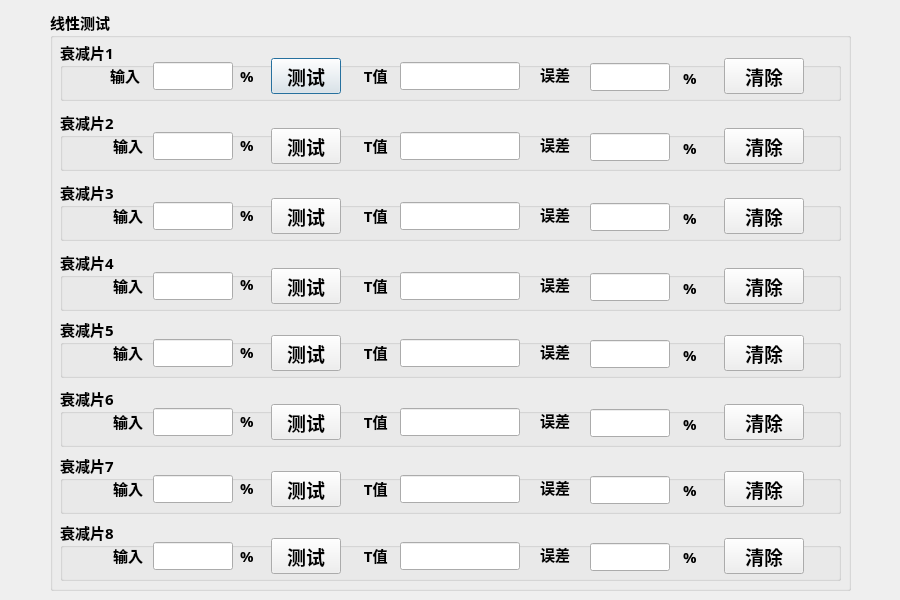
<?xml version="1.0" encoding="UTF-8"?>
<ui version="4.0">
 <class>RVR_LinearTest</class>
 <widget class="QDialog" name="RVR_LinearTest">
  <property name="geometry">
   <rect>
    <x>0</x>
    <y>0</y>
    <width>900</width>
    <height>600</height>
   </rect>
  </property>
  <property name="windowTitle">
   <string>Dialog</string>
  </property>
  <widget class="QGroupBox" name="groupBox">
   <property name="geometry">
    <rect>
     <x>50</x>
     <y>10</y>
     <width>801</width>
     <height>581</height>
    </rect>
   </property>
   <property name="font">
    <font>
     <family>微软雅黑 Light</family>
     <pointsize>11</pointsize>
     <weight>75</weight>
     <bold>true</bold>
    </font>
   </property>
   <property name="title">
    <string>线性测试</string>
   </property>
   <widget class="QGroupBox" name="groupBox_2">
    <property name="geometry">
     <rect>
      <x>10</x>
      <y>30</y>
      <width>781</width>
      <height>61</height>
     </rect>
    </property>
    <property name="title">
     <string>衰减片1</string>
    </property>
    <widget class="QLineEdit" name="lineEdit_input_1">
     <property name="geometry">
      <rect>
       <x>93</x>
       <y>22</y>
       <width>80</width>
       <height>28</height>
      </rect>
     </property>
     <property name="font">
      <font>
       <pointsize>14</pointsize>
       <weight>75</weight>
       <bold>true</bold>
      </font>
     </property>
    </widget>
    <widget class="QLineEdit" name="lineEdit_morValue_1">
     <property name="geometry">
      <rect>
       <x>340</x>
       <y>22</y>
       <width>120</width>
       <height>28</height>
      </rect>
     </property>
     <property name="font">
      <font>
       <pointsize>14</pointsize>
       <weight>75</weight>
       <bold>true</bold>
      </font>
     </property>
    </widget>
    <widget class="QLineEdit" name="lineEdit_morOffset_1">
     <property name="geometry">
      <rect>
       <x>530</x>
       <y>23</y>
       <width>80</width>
       <height>28</height>
      </rect>
     </property>
     <property name="font">
      <font>
       <pointsize>14</pointsize>
       <weight>75</weight>
       <bold>true</bold>
      </font>
     </property>
    </widget>
    <widget class="QLabel" name="label">
     <property name="geometry">
      <rect>
       <x>300</x>
       <y>25</y>
       <width>30</width>
       <height>20</height>
      </rect>
     </property>
     <property name="text">
      <string> T值</string>
     </property>
    </widget>
    <widget class="QLabel" name="label_2">
     <property name="geometry">
      <rect>
       <x>900</x>
       <y>9</y>
       <width>85</width>
       <height>20</height>
      </rect>
     </property>
     <property name="text">
      <string>MOR误差：</string>
     </property>
    </widget>
    <widget class="QLabel" name="label_3">
     <property name="geometry">
      <rect>
       <x>50</x>
       <y>25</y>
       <width>48</width>
       <height>20</height>
      </rect>
     </property>
     <property name="text">
      <string>输入</string>
     </property>
    </widget>
    <widget class="QPushButton" name="pushButton_test_one">
     <property name="geometry">
      <rect>
       <x>211</x>
       <y>18</y>
       <width>70</width>
       <height>36</height>
      </rect>
     </property>
     <property name="font">
      <font>
       <pointsize>14</pointsize>
      </font>
     </property>
     <property name="text">
      <string>测试</string>
     </property>
    </widget>
    <widget class="QLabel" name="label_25">
     <property name="geometry">
      <rect>
       <x>180</x>
       <y>26</y>
       <width>14</width>
       <height>20</height>
      </rect>
     </property>
     <property name="text">
      <string>%</string>
     </property>
    </widget>
    <widget class="QPushButton" name="pushButton_clear_one">
     <property name="geometry">
      <rect>
       <x>664</x>
       <y>18</y>
       <width>80</width>
       <height>36</height>
      </rect>
     </property>
     <property name="font">
      <font>
       <pointsize>14</pointsize>
      </font>
     </property>
     <property name="text">
      <string>清除</string>
     </property>
    </widget>
    <widget class="QLabel" name="label_33">
     <property name="geometry">
      <rect>
       <x>480</x>
       <y>24</y>
       <width>32</width>
       <height>20</height>
      </rect>
     </property>
     <property name="text">
      <string>误差</string>
     </property>
    </widget>
    <widget class="QLabel" name="label_48">
     <property name="geometry">
      <rect>
       <x>623</x>
       <y>27</y>
       <width>16</width>
       <height>21</height>
      </rect>
     </property>
     <property name="text">
      <string>%</string>
     </property>
    </widget>
   </widget>
   <widget class="QGroupBox" name="groupBox_3">
    <property name="geometry">
     <rect>
      <x>10</x>
      <y>100</y>
      <width>781</width>
      <height>61</height>
     </rect>
    </property>
    <property name="title">
     <string>衰减片2</string>
    </property>
    <widget class="QLineEdit" name="lineEdit_morOffset_2">
     <property name="geometry">
      <rect>
       <x>530</x>
       <y>23</y>
       <width>80</width>
       <height>28</height>
      </rect>
     </property>
     <property name="font">
      <font>
       <pointsize>14</pointsize>
       <weight>75</weight>
       <bold>true</bold>
      </font>
     </property>
    </widget>
    <widget class="QPushButton" name="pushButton_test_two">
     <property name="geometry">
      <rect>
       <x>211</x>
       <y>18</y>
       <width>70</width>
       <height>36</height>
      </rect>
     </property>
     <property name="font">
      <font>
       <pointsize>14</pointsize>
      </font>
     </property>
     <property name="text">
      <string>测试</string>
     </property>
    </widget>
    <widget class="QLabel" name="label_4">
     <property name="geometry">
      <rect>
       <x>300</x>
       <y>25</y>
       <width>30</width>
       <height>20</height>
      </rect>
     </property>
     <property name="text">
      <string> T值</string>
     </property>
    </widget>
    <widget class="QLabel" name="label_5">
     <property name="geometry">
      <rect>
       <x>53</x>
       <y>25</y>
       <width>48</width>
       <height>20</height>
      </rect>
     </property>
     <property name="text">
      <string>输入</string>
     </property>
    </widget>
    <widget class="QLineEdit" name="lineEdit_morValue_2">
     <property name="geometry">
      <rect>
       <x>340</x>
       <y>22</y>
       <width>120</width>
       <height>28</height>
      </rect>
     </property>
     <property name="font">
      <font>
       <pointsize>14</pointsize>
       <weight>75</weight>
       <bold>true</bold>
      </font>
     </property>
    </widget>
    <widget class="QLabel" name="label_6">
     <property name="geometry">
      <rect>
       <x>900</x>
       <y>9</y>
       <width>85</width>
       <height>20</height>
      </rect>
     </property>
     <property name="text">
      <string>MOR误差：</string>
     </property>
    </widget>
    <widget class="QLineEdit" name="lineEdit_input_2">
     <property name="geometry">
      <rect>
       <x>93</x>
       <y>22</y>
       <width>80</width>
       <height>28</height>
      </rect>
     </property>
     <property name="font">
      <font>
       <pointsize>14</pointsize>
       <weight>75</weight>
       <bold>true</bold>
      </font>
     </property>
    </widget>
    <widget class="QLabel" name="label_26">
     <property name="geometry">
      <rect>
       <x>180</x>
       <y>25</y>
       <width>14</width>
       <height>20</height>
      </rect>
     </property>
     <property name="text">
      <string>%</string>
     </property>
    </widget>
    <widget class="QPushButton" name="pushButton_clear_two">
     <property name="geometry">
      <rect>
       <x>664</x>
       <y>18</y>
       <width>80</width>
       <height>36</height>
      </rect>
     </property>
     <property name="font">
      <font>
       <pointsize>14</pointsize>
      </font>
     </property>
     <property name="text">
      <string>清除</string>
     </property>
    </widget>
    <widget class="QLabel" name="label_34">
     <property name="geometry">
      <rect>
       <x>480</x>
       <y>24</y>
       <width>32</width>
       <height>20</height>
      </rect>
     </property>
     <property name="text">
      <string>误差</string>
     </property>
    </widget>
    <widget class="QLabel" name="label_47">
     <property name="geometry">
      <rect>
       <x>623</x>
       <y>27</y>
       <width>16</width>
       <height>21</height>
      </rect>
     </property>
     <property name="text">
      <string>%</string>
     </property>
    </widget>
   </widget>
   <widget class="QGroupBox" name="groupBox_4">
    <property name="geometry">
     <rect>
      <x>10</x>
      <y>170</y>
      <width>781</width>
      <height>61</height>
     </rect>
    </property>
    <property name="title">
     <string>衰减片3</string>
    </property>
    <widget class="QLineEdit" name="lineEdit_morOffset_3">
     <property name="geometry">
      <rect>
       <x>530</x>
       <y>23</y>
       <width>80</width>
       <height>28</height>
      </rect>
     </property>
     <property name="font">
      <font>
       <pointsize>14</pointsize>
       <weight>75</weight>
       <bold>true</bold>
      </font>
     </property>
    </widget>
    <widget class="QLabel" name="label_7">
     <property name="geometry">
      <rect>
       <x>900</x>
       <y>9</y>
       <width>85</width>
       <height>20</height>
      </rect>
     </property>
     <property name="text">
      <string>MOR误差：</string>
     </property>
    </widget>
    <widget class="QLineEdit" name="lineEdit_input_3">
     <property name="geometry">
      <rect>
       <x>93</x>
       <y>22</y>
       <width>80</width>
       <height>28</height>
      </rect>
     </property>
     <property name="font">
      <font>
       <pointsize>14</pointsize>
       <weight>75</weight>
       <bold>true</bold>
      </font>
     </property>
    </widget>
    <widget class="QPushButton" name="pushButton_test_three">
     <property name="geometry">
      <rect>
       <x>211</x>
       <y>18</y>
       <width>70</width>
       <height>36</height>
      </rect>
     </property>
     <property name="font">
      <font>
       <pointsize>14</pointsize>
      </font>
     </property>
     <property name="text">
      <string>测试</string>
     </property>
    </widget>
    <widget class="QLabel" name="label_8">
     <property name="geometry">
      <rect>
       <x>300</x>
       <y>25</y>
       <width>30</width>
       <height>20</height>
      </rect>
     </property>
     <property name="text">
      <string> T值</string>
     </property>
    </widget>
    <widget class="QLineEdit" name="lineEdit_morValue_3">
     <property name="geometry">
      <rect>
       <x>340</x>
       <y>22</y>
       <width>120</width>
       <height>28</height>
      </rect>
     </property>
     <property name="font">
      <font>
       <pointsize>14</pointsize>
       <weight>75</weight>
       <bold>true</bold>
      </font>
     </property>
    </widget>
    <widget class="QLabel" name="label_9">
     <property name="geometry">
      <rect>
       <x>53</x>
       <y>25</y>
       <width>48</width>
       <height>20</height>
      </rect>
     </property>
     <property name="text">
      <string>输入</string>
     </property>
    </widget>
    <widget class="QLabel" name="label_27">
     <property name="geometry">
      <rect>
       <x>180</x>
       <y>25</y>
       <width>14</width>
       <height>20</height>
      </rect>
     </property>
     <property name="text">
      <string>%</string>
     </property>
    </widget>
    <widget class="QPushButton" name="pushButton_clear_three">
     <property name="geometry">
      <rect>
       <x>664</x>
       <y>18</y>
       <width>80</width>
       <height>36</height>
      </rect>
     </property>
     <property name="font">
      <font>
       <pointsize>14</pointsize>
      </font>
     </property>
     <property name="text">
      <string>清除</string>
     </property>
    </widget>
    <widget class="QLabel" name="label_35">
     <property name="geometry">
      <rect>
       <x>480</x>
       <y>24</y>
       <width>32</width>
       <height>20</height>
      </rect>
     </property>
     <property name="text">
      <string>误差</string>
     </property>
    </widget>
    <widget class="QLabel" name="label_46">
     <property name="geometry">
      <rect>
       <x>623</x>
       <y>27</y>
       <width>16</width>
       <height>21</height>
      </rect>
     </property>
     <property name="text">
      <string>%</string>
     </property>
    </widget>
   </widget>
   <widget class="QGroupBox" name="groupBox_5">
    <property name="geometry">
     <rect>
      <x>10</x>
      <y>240</y>
      <width>781</width>
      <height>61</height>
     </rect>
    </property>
    <property name="title">
     <string>衰减片4</string>
    </property>
    <widget class="QLineEdit" name="lineEdit_morOffset_4">
     <property name="geometry">
      <rect>
       <x>530</x>
       <y>23</y>
       <width>80</width>
       <height>28</height>
      </rect>
     </property>
     <property name="font">
      <font>
       <pointsize>14</pointsize>
       <weight>75</weight>
       <bold>true</bold>
      </font>
     </property>
    </widget>
    <widget class="QLineEdit" name="lineEdit_morValue_4">
     <property name="geometry">
      <rect>
       <x>340</x>
       <y>22</y>
       <width>120</width>
       <height>28</height>
      </rect>
     </property>
     <property name="font">
      <font>
       <pointsize>14</pointsize>
       <weight>75</weight>
       <bold>true</bold>
      </font>
     </property>
    </widget>
    <widget class="QLabel" name="label_10">
     <property name="geometry">
      <rect>
       <x>300</x>
       <y>25</y>
       <width>30</width>
       <height>20</height>
      </rect>
     </property>
     <property name="text">
      <string> T值</string>
     </property>
    </widget>
    <widget class="QLineEdit" name="lineEdit_input_4">
     <property name="geometry">
      <rect>
       <x>93</x>
       <y>22</y>
       <width>80</width>
       <height>28</height>
      </rect>
     </property>
     <property name="font">
      <font>
       <pointsize>14</pointsize>
       <weight>75</weight>
       <bold>true</bold>
      </font>
     </property>
    </widget>
    <widget class="QLabel" name="label_11">
     <property name="geometry">
      <rect>
       <x>53</x>
       <y>25</y>
       <width>48</width>
       <height>20</height>
      </rect>
     </property>
     <property name="text">
      <string>输入</string>
     </property>
    </widget>
    <widget class="QLabel" name="label_12">
     <property name="geometry">
      <rect>
       <x>900</x>
       <y>9</y>
       <width>85</width>
       <height>20</height>
      </rect>
     </property>
     <property name="text">
      <string>MOR误差：</string>
     </property>
    </widget>
    <widget class="QPushButton" name="pushButton_test_four">
     <property name="geometry">
      <rect>
       <x>211</x>
       <y>18</y>
       <width>70</width>
       <height>36</height>
      </rect>
     </property>
     <property name="font">
      <font>
       <pointsize>14</pointsize>
      </font>
     </property>
     <property name="text">
      <string>测试</string>
     </property>
    </widget>
    <widget class="QLabel" name="label_28">
     <property name="geometry">
      <rect>
       <x>180</x>
       <y>24</y>
       <width>14</width>
       <height>20</height>
      </rect>
     </property>
     <property name="text">
      <string>%</string>
     </property>
    </widget>
    <widget class="QPushButton" name="pushButton_clear_four">
     <property name="geometry">
      <rect>
       <x>664</x>
       <y>18</y>
       <width>80</width>
       <height>36</height>
      </rect>
     </property>
     <property name="font">
      <font>
       <pointsize>14</pointsize>
      </font>
     </property>
     <property name="text">
      <string>清除</string>
     </property>
    </widget>
    <widget class="QLabel" name="label_36">
     <property name="geometry">
      <rect>
       <x>480</x>
       <y>24</y>
       <width>32</width>
       <height>20</height>
      </rect>
     </property>
     <property name="text">
      <string>误差</string>
     </property>
    </widget>
    <widget class="QLabel" name="label_45">
     <property name="geometry">
      <rect>
       <x>623</x>
       <y>27</y>
       <width>16</width>
       <height>21</height>
      </rect>
     </property>
     <property name="text">
      <string>%</string>
     </property>
    </widget>
   </widget>
   <widget class="QGroupBox" name="groupBox_6">
    <property name="geometry">
     <rect>
      <x>10</x>
      <y>307</y>
      <width>781</width>
      <height>61</height>
     </rect>
    </property>
    <property name="title">
     <string>衰减片5</string>
    </property>
    <widget class="QLineEdit" name="lineEdit_morOffset_5">
     <property name="geometry">
      <rect>
       <x>530</x>
       <y>23</y>
       <width>80</width>
       <height>28</height>
      </rect>
     </property>
     <property name="font">
      <font>
       <pointsize>14</pointsize>
       <weight>75</weight>
       <bold>true</bold>
      </font>
     </property>
    </widget>
    <widget class="QLineEdit" name="lineEdit_morValue_5">
     <property name="geometry">
      <rect>
       <x>340</x>
       <y>22</y>
       <width>120</width>
       <height>28</height>
      </rect>
     </property>
     <property name="font">
      <font>
       <pointsize>14</pointsize>
       <weight>75</weight>
       <bold>true</bold>
      </font>
     </property>
    </widget>
    <widget class="QLabel" name="label_13">
     <property name="geometry">
      <rect>
       <x>300</x>
       <y>25</y>
       <width>30</width>
       <height>20</height>
      </rect>
     </property>
     <property name="text">
      <string> T值</string>
     </property>
    </widget>
    <widget class="QLineEdit" name="lineEdit_input_5">
     <property name="geometry">
      <rect>
       <x>93</x>
       <y>22</y>
       <width>80</width>
       <height>28</height>
      </rect>
     </property>
     <property name="font">
      <font>
       <pointsize>14</pointsize>
       <weight>75</weight>
       <bold>true</bold>
      </font>
     </property>
    </widget>
    <widget class="QLabel" name="label_14">
     <property name="geometry">
      <rect>
       <x>900</x>
       <y>9</y>
       <width>85</width>
       <height>20</height>
      </rect>
     </property>
     <property name="text">
      <string>MOR误差：</string>
     </property>
    </widget>
    <widget class="QPushButton" name="pushButton_test_five">
     <property name="geometry">
      <rect>
       <x>211</x>
       <y>18</y>
       <width>70</width>
       <height>36</height>
      </rect>
     </property>
     <property name="font">
      <font>
       <pointsize>14</pointsize>
      </font>
     </property>
     <property name="text">
      <string>测试</string>
     </property>
    </widget>
    <widget class="QLabel" name="label_15">
     <property name="geometry">
      <rect>
       <x>53</x>
       <y>25</y>
       <width>48</width>
       <height>20</height>
      </rect>
     </property>
     <property name="text">
      <string>输入</string>
     </property>
    </widget>
    <widget class="QLabel" name="label_29">
     <property name="geometry">
      <rect>
       <x>180</x>
       <y>25</y>
       <width>14</width>
       <height>20</height>
      </rect>
     </property>
     <property name="text">
      <string>%</string>
     </property>
    </widget>
    <widget class="QPushButton" name="pushButton_clear_five">
     <property name="geometry">
      <rect>
       <x>664</x>
       <y>18</y>
       <width>80</width>
       <height>36</height>
      </rect>
     </property>
     <property name="font">
      <font>
       <pointsize>14</pointsize>
      </font>
     </property>
     <property name="text">
      <string>清除</string>
     </property>
    </widget>
    <widget class="QLabel" name="label_37">
     <property name="geometry">
      <rect>
       <x>480</x>
       <y>24</y>
       <width>32</width>
       <height>20</height>
      </rect>
     </property>
     <property name="text">
      <string>误差</string>
     </property>
    </widget>
    <widget class="QLabel" name="label_44">
     <property name="geometry">
      <rect>
       <x>623</x>
       <y>27</y>
       <width>16</width>
       <height>21</height>
      </rect>
     </property>
     <property name="text">
      <string>%</string>
     </property>
    </widget>
   </widget>
   <widget class="QGroupBox" name="groupBox_7">
    <property name="geometry">
     <rect>
      <x>10</x>
      <y>376</y>
      <width>781</width>
      <height>61</height>
     </rect>
    </property>
    <property name="title">
     <string>衰减片6</string>
    </property>
    <widget class="QLineEdit" name="lineEdit_morOffset_6">
     <property name="geometry">
      <rect>
       <x>530</x>
       <y>23</y>
       <width>80</width>
       <height>28</height>
      </rect>
     </property>
     <property name="font">
      <font>
       <pointsize>14</pointsize>
       <weight>75</weight>
       <bold>true</bold>
      </font>
     </property>
    </widget>
    <widget class="QLineEdit" name="lineEdit_input_6">
     <property name="geometry">
      <rect>
       <x>93</x>
       <y>22</y>
       <width>80</width>
       <height>28</height>
      </rect>
     </property>
     <property name="font">
      <font>
       <pointsize>14</pointsize>
       <weight>75</weight>
       <bold>true</bold>
      </font>
     </property>
    </widget>
    <widget class="QLineEdit" name="lineEdit_morValue_6">
     <property name="geometry">
      <rect>
       <x>340</x>
       <y>22</y>
       <width>120</width>
       <height>28</height>
      </rect>
     </property>
     <property name="font">
      <font>
       <pointsize>14</pointsize>
       <weight>75</weight>
       <bold>true</bold>
      </font>
     </property>
    </widget>
    <widget class="QLabel" name="label_16">
     <property name="geometry">
      <rect>
       <x>300</x>
       <y>25</y>
       <width>30</width>
       <height>20</height>
      </rect>
     </property>
     <property name="text">
      <string> T值</string>
     </property>
    </widget>
    <widget class="QLabel" name="label_17">
     <property name="geometry">
      <rect>
       <x>53</x>
       <y>25</y>
       <width>48</width>
       <height>20</height>
      </rect>
     </property>
     <property name="text">
      <string>输入</string>
     </property>
    </widget>
    <widget class="QPushButton" name="pushButton_test_six">
     <property name="geometry">
      <rect>
       <x>211</x>
       <y>18</y>
       <width>70</width>
       <height>36</height>
      </rect>
     </property>
     <property name="font">
      <font>
       <pointsize>14</pointsize>
      </font>
     </property>
     <property name="text">
      <string>测试</string>
     </property>
    </widget>
    <widget class="QLabel" name="label_18">
     <property name="geometry">
      <rect>
       <x>900</x>
       <y>9</y>
       <width>85</width>
       <height>20</height>
      </rect>
     </property>
     <property name="text">
      <string>MOR误差：</string>
     </property>
    </widget>
    <widget class="QLabel" name="label_30">
     <property name="geometry">
      <rect>
       <x>180</x>
       <y>25</y>
       <width>14</width>
       <height>20</height>
      </rect>
     </property>
     <property name="text">
      <string>%</string>
     </property>
    </widget>
    <widget class="QPushButton" name="pushButton_clear_six">
     <property name="geometry">
      <rect>
       <x>664</x>
       <y>18</y>
       <width>80</width>
       <height>36</height>
      </rect>
     </property>
     <property name="font">
      <font>
       <pointsize>14</pointsize>
      </font>
     </property>
     <property name="text">
      <string>清除</string>
     </property>
    </widget>
    <widget class="QLabel" name="label_38">
     <property name="geometry">
      <rect>
       <x>480</x>
       <y>24</y>
       <width>32</width>
       <height>20</height>
      </rect>
     </property>
     <property name="text">
      <string>误差</string>
     </property>
    </widget>
    <widget class="QLabel" name="label_43">
     <property name="geometry">
      <rect>
       <x>623</x>
       <y>27</y>
       <width>16</width>
       <height>21</height>
      </rect>
     </property>
     <property name="text">
      <string>%</string>
     </property>
    </widget>
   </widget>
   <widget class="QGroupBox" name="groupBox_8">
    <property name="geometry">
     <rect>
      <x>10</x>
      <y>443</y>
      <width>781</width>
      <height>61</height>
     </rect>
    </property>
    <property name="title">
     <string>衰减片7</string>
    </property>
    <widget class="QLineEdit" name="lineEdit_morOffset_7">
     <property name="geometry">
      <rect>
       <x>530</x>
       <y>23</y>
       <width>80</width>
       <height>28</height>
      </rect>
     </property>
     <property name="font">
      <font>
       <pointsize>14</pointsize>
       <weight>75</weight>
       <bold>true</bold>
      </font>
     </property>
    </widget>
    <widget class="QPushButton" name="pushButton_test_seven">
     <property name="geometry">
      <rect>
       <x>211</x>
       <y>18</y>
       <width>70</width>
       <height>36</height>
      </rect>
     </property>
     <property name="font">
      <font>
       <pointsize>14</pointsize>
      </font>
     </property>
     <property name="text">
      <string>测试</string>
     </property>
    </widget>
    <widget class="QLabel" name="label_19">
     <property name="geometry">
      <rect>
       <x>53</x>
       <y>25</y>
       <width>48</width>
       <height>20</height>
      </rect>
     </property>
     <property name="text">
      <string>输入</string>
     </property>
    </widget>
    <widget class="QLabel" name="label_20">
     <property name="geometry">
      <rect>
       <x>900</x>
       <y>9</y>
       <width>85</width>
       <height>20</height>
      </rect>
     </property>
     <property name="text">
      <string>MOR误差：</string>
     </property>
    </widget>
    <widget class="QLineEdit" name="lineEdit_input_7">
     <property name="geometry">
      <rect>
       <x>93</x>
       <y>22</y>
       <width>80</width>
       <height>28</height>
      </rect>
     </property>
     <property name="font">
      <font>
       <pointsize>14</pointsize>
       <weight>75</weight>
       <bold>true</bold>
      </font>
     </property>
    </widget>
    <widget class="QLineEdit" name="lineEdit_morValue_7">
     <property name="geometry">
      <rect>
       <x>340</x>
       <y>22</y>
       <width>120</width>
       <height>28</height>
      </rect>
     </property>
     <property name="font">
      <font>
       <pointsize>14</pointsize>
       <weight>75</weight>
       <bold>true</bold>
      </font>
     </property>
    </widget>
    <widget class="QLabel" name="label_21">
     <property name="geometry">
      <rect>
       <x>300</x>
       <y>25</y>
       <width>30</width>
       <height>20</height>
      </rect>
     </property>
     <property name="text">
      <string> T值</string>
     </property>
    </widget>
    <widget class="QLabel" name="label_31">
     <property name="geometry">
      <rect>
       <x>180</x>
       <y>25</y>
       <width>14</width>
       <height>20</height>
      </rect>
     </property>
     <property name="text">
      <string>%</string>
     </property>
    </widget>
    <widget class="QPushButton" name="pushButton_clear_seven">
     <property name="geometry">
      <rect>
       <x>664</x>
       <y>18</y>
       <width>80</width>
       <height>36</height>
      </rect>
     </property>
     <property name="font">
      <font>
       <pointsize>14</pointsize>
      </font>
     </property>
     <property name="text">
      <string>清除</string>
     </property>
    </widget>
    <widget class="QLabel" name="label_39">
     <property name="geometry">
      <rect>
       <x>480</x>
       <y>24</y>
       <width>32</width>
       <height>20</height>
      </rect>
     </property>
     <property name="text">
      <string>误差</string>
     </property>
    </widget>
    <widget class="QLabel" name="label_42">
     <property name="geometry">
      <rect>
       <x>623</x>
       <y>27</y>
       <width>14</width>
       <height>20</height>
      </rect>
     </property>
     <property name="text">
      <string>%</string>
     </property>
    </widget>
   </widget>
   <widget class="QGroupBox" name="groupBox_9">
    <property name="geometry">
     <rect>
      <x>10</x>
      <y>510</y>
      <width>781</width>
      <height>61</height>
     </rect>
    </property>
    <property name="title">
     <string>衰减片8</string>
    </property>
    <widget class="QLineEdit" name="lineEdit_morOffset_8">
     <property name="geometry">
      <rect>
       <x>530</x>
       <y>23</y>
       <width>80</width>
       <height>28</height>
      </rect>
     </property>
     <property name="font">
      <font>
       <pointsize>14</pointsize>
       <weight>75</weight>
       <bold>true</bold>
      </font>
     </property>
    </widget>
    <widget class="QLabel" name="label_22">
     <property name="geometry">
      <rect>
       <x>300</x>
       <y>25</y>
       <width>30</width>
       <height>20</height>
      </rect>
     </property>
     <property name="text">
      <string> T值</string>
     </property>
    </widget>
    <widget class="QLineEdit" name="lineEdit_morValue_8">
     <property name="geometry">
      <rect>
       <x>340</x>
       <y>22</y>
       <width>120</width>
       <height>28</height>
      </rect>
     </property>
     <property name="font">
      <font>
       <pointsize>14</pointsize>
       <weight>75</weight>
       <bold>true</bold>
      </font>
     </property>
    </widget>
    <widget class="QPushButton" name="pushButton_test_eigth">
     <property name="geometry">
      <rect>
       <x>211</x>
       <y>18</y>
       <width>70</width>
       <height>36</height>
      </rect>
     </property>
     <property name="font">
      <font>
       <pointsize>14</pointsize>
      </font>
     </property>
     <property name="text">
      <string>测试</string>
     </property>
    </widget>
    <widget class="QLineEdit" name="lineEdit_input_8">
     <property name="geometry">
      <rect>
       <x>93</x>
       <y>22</y>
       <width>80</width>
       <height>28</height>
      </rect>
     </property>
     <property name="font">
      <font>
       <pointsize>14</pointsize>
       <weight>75</weight>
       <bold>true</bold>
      </font>
     </property>
    </widget>
    <widget class="QLabel" name="label_23">
     <property name="geometry">
      <rect>
       <x>53</x>
       <y>25</y>
       <width>48</width>
       <height>20</height>
      </rect>
     </property>
     <property name="text">
      <string>输入</string>
     </property>
    </widget>
    <widget class="QLabel" name="label_24">
     <property name="geometry">
      <rect>
       <x>900</x>
       <y>9</y>
       <width>85</width>
       <height>20</height>
      </rect>
     </property>
     <property name="text">
      <string>MOR误差：</string>
     </property>
    </widget>
    <widget class="QLabel" name="label_32">
     <property name="geometry">
      <rect>
       <x>180</x>
       <y>26</y>
       <width>14</width>
       <height>20</height>
      </rect>
     </property>
     <property name="text">
      <string>%</string>
     </property>
    </widget>
    <widget class="QPushButton" name="pushButton_clear_eight">
     <property name="geometry">
      <rect>
       <x>664</x>
       <y>18</y>
       <width>80</width>
       <height>36</height>
      </rect>
     </property>
     <property name="font">
      <font>
       <pointsize>14</pointsize>
      </font>
     </property>
     <property name="text">
      <string>清除</string>
     </property>
    </widget>
    <widget class="QLabel" name="label_40">
     <property name="geometry">
      <rect>
       <x>480</x>
       <y>24</y>
       <width>32</width>
       <height>20</height>
      </rect>
     </property>
     <property name="text">
      <string>误差</string>
     </property>
    </widget>
    <widget class="QLabel" name="label_41">
     <property name="geometry">
      <rect>
       <x>623</x>
       <y>27</y>
       <width>14</width>
       <height>20</height>
      </rect>
     </property>
     <property name="text">
      <string>%</string>
     </property>
    </widget>
   </widget>
  </widget>
 </widget>
 <resources/>
 <connections/>
</ui>
